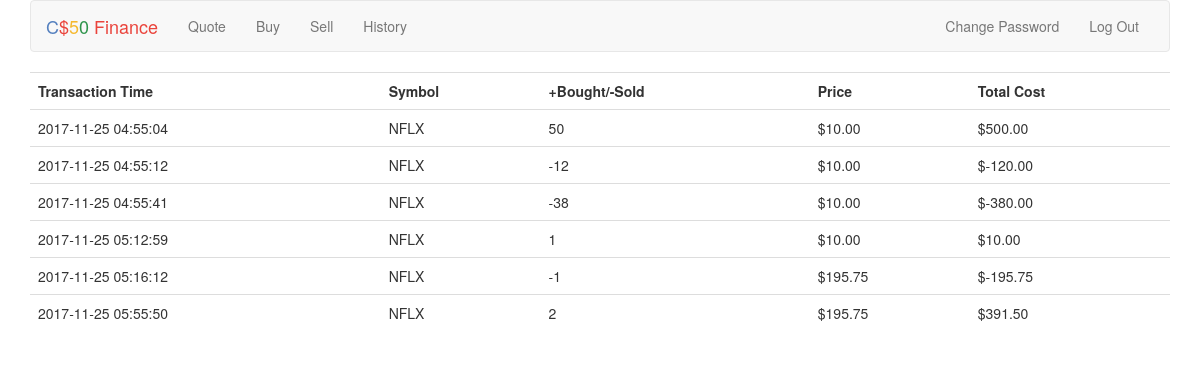
Page /history (signed in) on the committed database.
### tables this page shows
CREATE TABLE "transactions" (
	`id`	INTEGER NOT NULL PRIMARY KEY AUTOINCREMENT UNIQUE,
	`user_id`	INTEGER NOT NULL,
	`symbol`	TEXT NOT NULL,
	`quantity`	INTEGER NOT NULL DEFAULT 1,
	`price`	REAL NOT NULL,
	`sale_time`	TEXT DEFAULT 'datetime("now")'
);

### application.py (the view)
@app.route("/history")
@login_required
def history():
    transactions = db.execute("SELECT * FROM transactions WHERE user_id=:user", user=session["user_id"])
    return render_template("history.html", transactions=transactions, usd=usd)

### helpers.py (called while the page is built)
def login_required(f):
    @wraps(f)
    def decorated_function(*args, **kwargs):
        if session.get("user_id") is None:
            return redirect("/login")
        return f(*args, **kwargs)
    return decorated_function

def usd(value):
    return f"${value:,.2f}"

### templates/history.html (shortened to what this page needs)
{% extends "layout.html" %}
{% block main %}
    <table class="table">
        <tr><th>Transaction Time</th><th>Symbol</th><th>+Bought/-Sold</th><th>Price</th><th>Total Cost</th></tr>
        {% for transaction in transactions %}
            <tr>
                <td>{{ transaction["sale_time"] }}
                <td>{{ transaction["symbol"] }}</td>
                <td>{{ transaction["quantity"] }}</td>
                <td>{{ usd(transaction["price"]) }}</td>
                <td>{{ usd(transaction["quantity"] * transaction["price"]) }}</td>
            </tr>
        {% endfor %}
    </table>
{% endblock %}

### static/styles.css (style rules this page uses)
main td { text-align: left; }

### rows in the picture
transactions: price "$10.00", usd(transaction['quantity']*transaction['price']) "$500.00"
transactions: price "$10.00", usd(transaction['quantity']*transaction['price']) "$-120.00"
transactions: price "$10.00", usd(transaction['quantity']*transaction['price']) "$-380.00"
transactions: price "$10.00", usd(transaction['quantity']*transaction['price']) "$10.00"
transactions: price "$195.75", usd(transaction['quantity']*transaction['price']) "$-195.75"
transactions: price "$195.75", usd(transaction['quantity']*transaction['price']) "$391.50"
